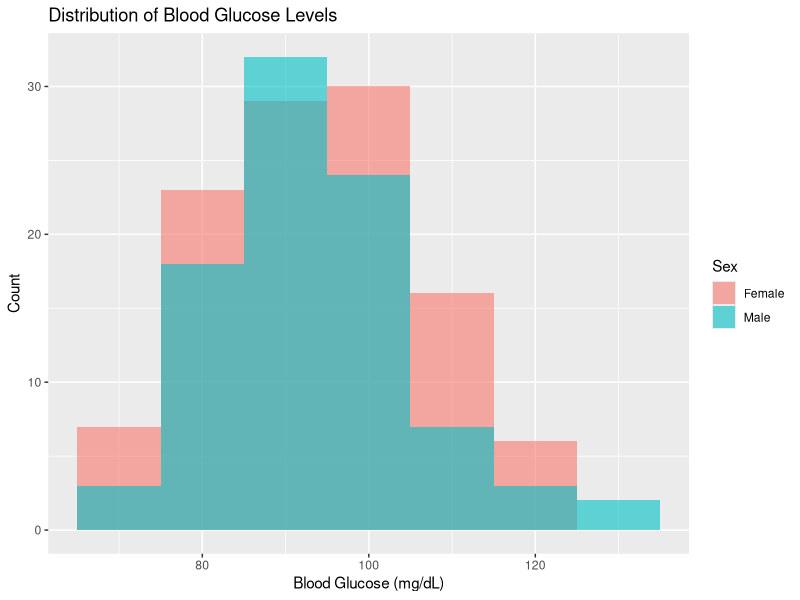
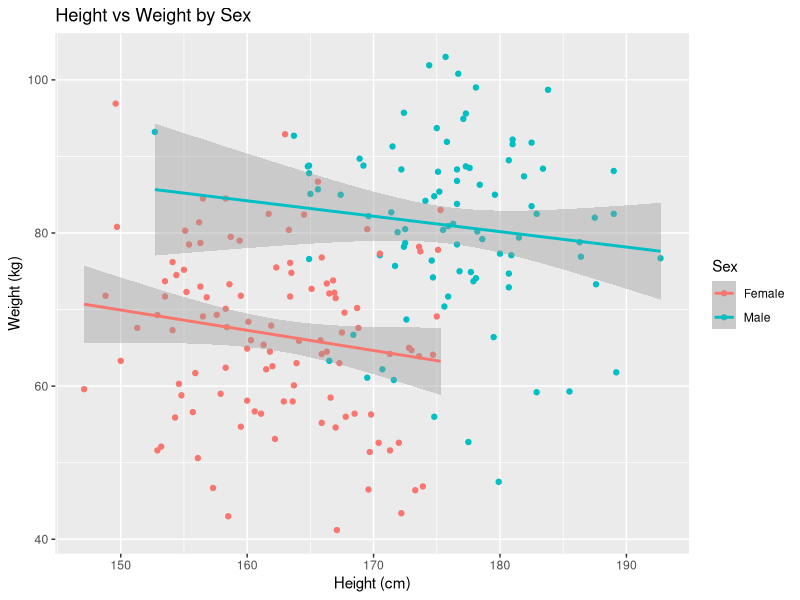
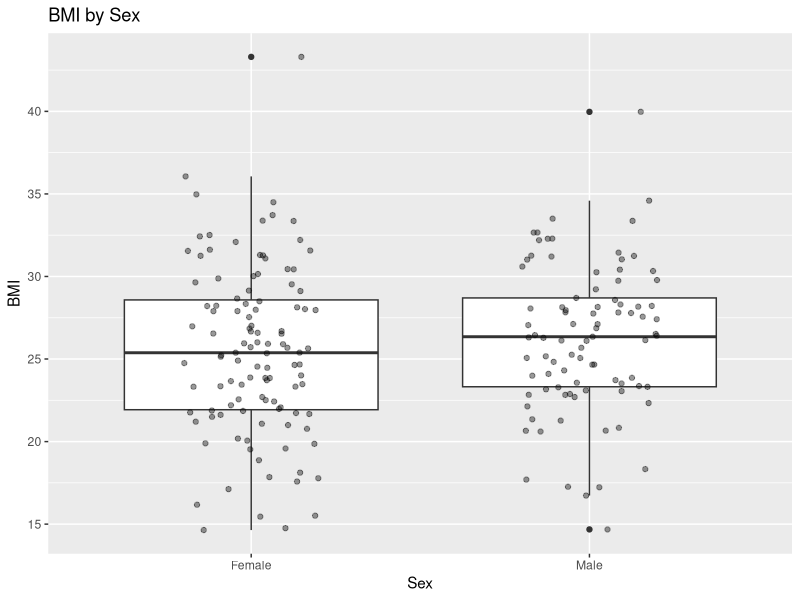
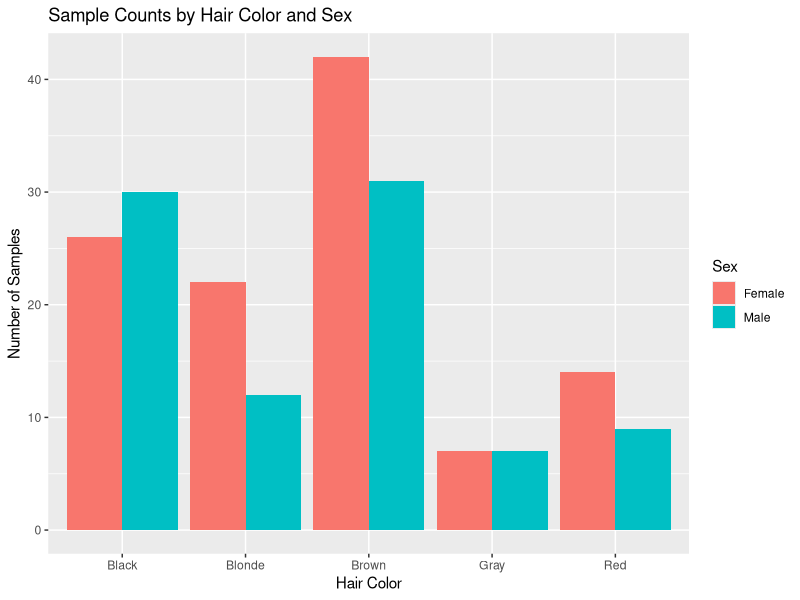
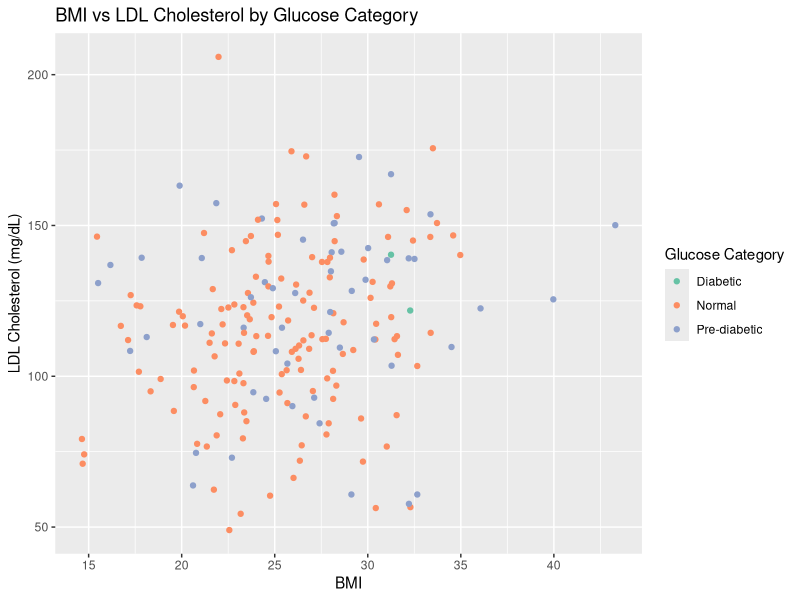
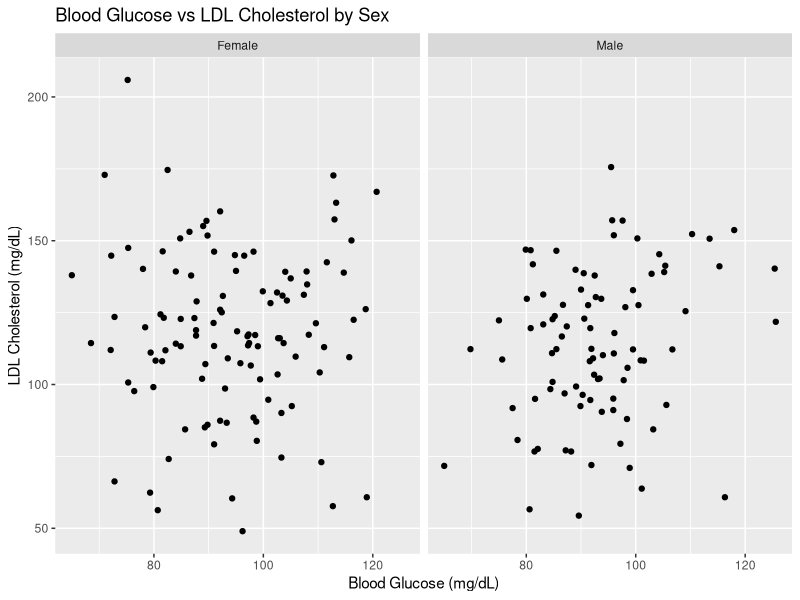
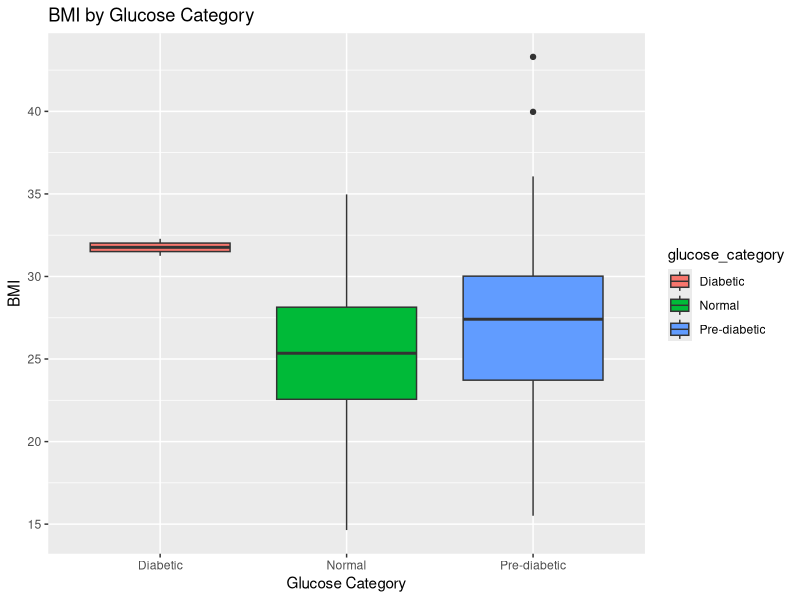

Generate these figures, in order, with R:
## ---- chunk 1
knitr::opts_chunk$set(echo = TRUE, warning = FALSE, message = FALSE)
## ---- chunk 2
# Your code here
library(tidyverse)

health <- read_tsv("human_health_data.tsv")

head(health)
## ---- chunk 3
# Your code here
glimpse(health)
## ---- chunk 4
# Your code here
clinical <- health %>% 
select(sample_id, sex, blood_glucose_mgdl, LDL_mgdl)
head(clinical)
## ---- chunk 5
# Your code here
female_prediabetic <- health %>% 
filter(sex == "Female", blood_glucose_mgdl > 100)
head(female_prediabetic)
nrow(female_prediabetic)
## ---- chunk 6
# Your code here
brown_or_blue <- health %>%
filter(eye_color =="Blue" | hair_color == "Brown")
head(brown_or_blue)
nrow(brown_or_blue)
## ---- chunk 7
# Your code here
health <- health %>%
  mutate(bmi = round(weight_kg / (height_cm / 100)^2, 2))

head(health)

## ---- chunk 8
# Your code here
health <- health %>%
  mutate(glucose_category = case_when(
    blood_glucose_mgdl < 100 ~ "Normal",
    blood_glucose_mgdl >= 100 & blood_glucose_mgdl <= 125 ~ "Pre-diabetic",
    blood_glucose_mgdl > 125 ~ "Diabetic"
  ))

head(health)

## ---- chunk 9
# Your code here
health %>%
  group_by(sex) %>%
  summarise(
    mean_bmi = mean(bmi),
    sd_bmi = sd(bmi)
  )

## ---- chunk 10
# Your code here
health %>%
  group_by(sex, glucose_category) %>%
  summarise(n = n(), .groups = "drop")
## ---- chunk 11
# Your code here
health %>%
  group_by(hair_color) %>%
  summarise(mean_LDL = mean(LDL_mgdl)) %>%
  arrange(desc(mean_LDL))
## ---- chunk 12
# Your code here
ggplot(health, aes(x = blood_glucose_mgdl, fill = sex)) +
  geom_histogram(binwidth = 10, alpha = 0.6, position = "identity") +
  labs(
    title = "Distribution of Blood Glucose Levels",
    x = "Blood Glucose (mg/dL)",
    y = "Count",
    fill = "Sex"
  )
## ---- chunk 13
# Your code here
ggplot(health, aes(x = height_cm, y = weight_kg, color = sex)) +
  geom_point() +
  geom_smooth(method = "lm") +
  labs(
    title = "Height vs Weight by Sex",
    x = "Height (cm)",
    y = "Weight (kg)",
    color = "Sex"
  )
## ---- chunk 14
# Your code here
ggplot(health, aes(x = sex, y = bmi)) +
  geom_boxplot() +
  geom_jitter(width = 0.2, alpha = 0.4) +
  labs(
    title = "BMI by Sex",
    x = "Sex",
    y = "BMI"
  )
## ---- chunk 15
# Your code here
ggplot(health, aes(x = hair_color, fill = sex)) +
  geom_bar(position = "dodge") +
  labs(
    title = "Sample Counts by Hair Color and Sex",
    x = "Hair Color",
    y = "Number of Samples",
    fill = "Sex"
  )
## ---- chunk 16
# Your code here
ggplot(health, aes(x = bmi, y = LDL_mgdl, color = glucose_category)) +
  geom_point() +
  scale_color_brewer(palette = "Set2") +
  labs(
    title = "BMI vs LDL Cholesterol by Glucose Category",
    x = "BMI",
    y = "LDL Cholesterol (mg/dL)",
    color = "Glucose Category"
  )
## ---- chunk 17
# Your code here
ggplot(health, aes(x = blood_glucose_mgdl, y = LDL_mgdl)) +
  geom_point() +
  facet_wrap(~ sex) +
  labs(
    title = "Blood Glucose vs LDL Cholesterol by Sex",
    x = "Blood Glucose (mg/dL)",
    y = "LDL Cholesterol (mg/dL)"
  )
## ---- chunk 18
# Your code here
ggplot(health, aes(x = glucose_category, y = bmi, fill = glucose_category)) +
  geom_boxplot() +
  labs(
    title = "BMI by Glucose Category",
    x = "Glucose Category",
    y = "BMI"
  )
